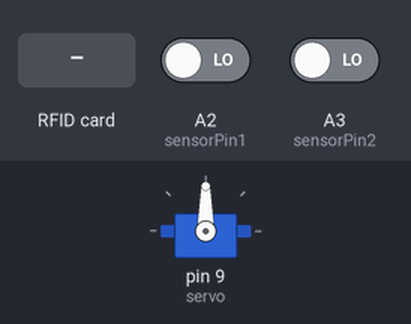
This sketch was run on a simulated Arduino Uno, built with avr-gcc and run on an emulated ATmega328P. Shown: servo. Inputs (shaded band) come from the test bench; at power-on: A2 (sensorPin1) LOW, A3 (sensorPin2) LOW. What the sketch prints to the serial monitor is not drawn.

Above: at 1.2 s.
1.3 s: RFID card 63 15 B9 F5 held to the reader
At 3.0 s:
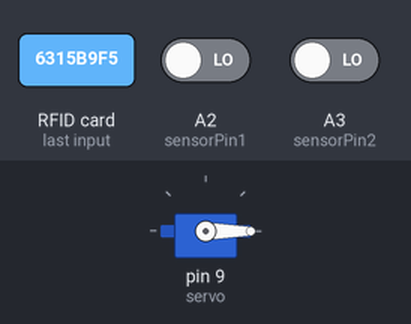
3.3 s: RFID card 5E 7A 19 C4 held to the reader
Timing chart, 0 to 6.3 s (numbered marks = the images above; inputs shaded):
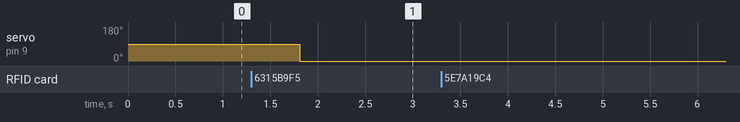

Measured:
- after the input at 1.3 s, servo on pin 9 (servo): 90° → 0° after 0.51 s
- after the input at 3.3 s, every drawn part: stays the same

The sketch:

army_cantonment.ino
```cpp
#include <SPI.h>
#include <MFRC522.h>
#include <Servo.h>

Servo servo;
int servoPos = 0;

#define sensorPin1 A2
#define sensorPin2 A3

int senVal1 = 0;
int senVal2 = 0;

#define RST_PIN 8
#define SS_PIN 10

#define num 7
char Data[num];
byte data_count = 0;

MFRC522 mfrc522(SS_PIN, RST_PIN);

void setup () {
  Serial.begin(9600);

  servo.attach(9);

  pinMode(sensorPin1, INPUT);
  pinMode(sensorPin2, INPUT);

  SPI.begin();
  mfrc522.PCD_Init();

  Serial.println("Army Safety & Security Project");
}

void loop() {
  sensorRead();
  rfid();
}

void sensorRead() {
  senVal1 = digitalRead(sensorPin1);
  senVal2 = digitalRead(sensorPin2);
}

void rfid() {
  if (!mfrc522.PICC_IsNewCardPresent()) {
    return;
  }
  if (!mfrc522.PICC_ReadCardSerial()) {
    return;
  }

  String content = "";
  for (byte i = 0; i < mfrc522.uid.size; i++) {
    content.concat(String(mfrc522.uid.uidByte[i] < 0x10 ? " 0" : " "));
    content.concat(String(mfrc522.uid.uidByte[i], HEX));
  }
  content.toUpperCase();

  // Check if RFID tag is authorized
  if (content.substring(1) == "63 15 B9 F5" || content.substring(1) == "93 0D A1 C5") {
    // Open the gate
    servo.write(90); // Move servo to open position
    delay(500);     // Keep gate open for 2 seconds
    servo.write(0);  // Move servo to close position
  } else {
    Serial.println("Unauthorized access detected!");
  }

  delay(2000); // Wait for a short time before checking for another RFID tag
}
```
